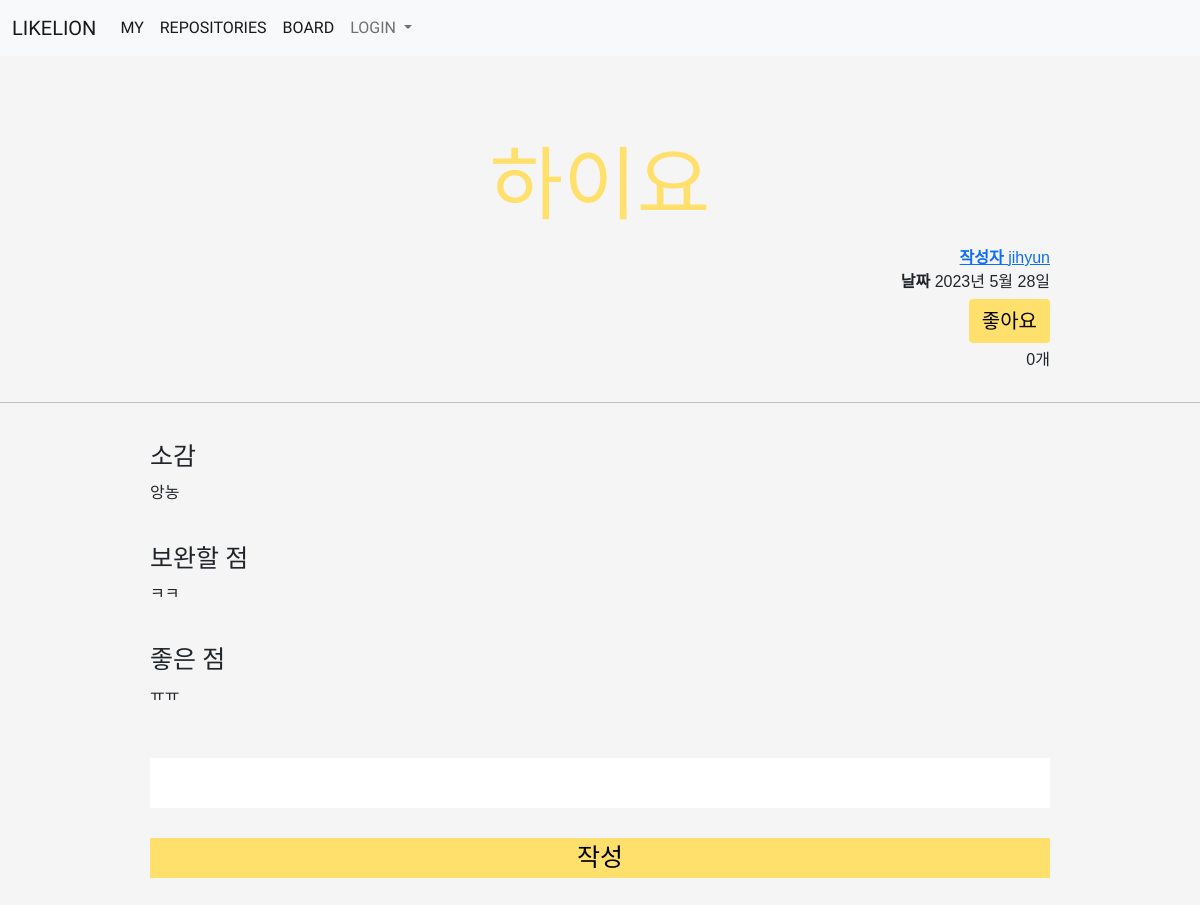
The app's page /1, older data.
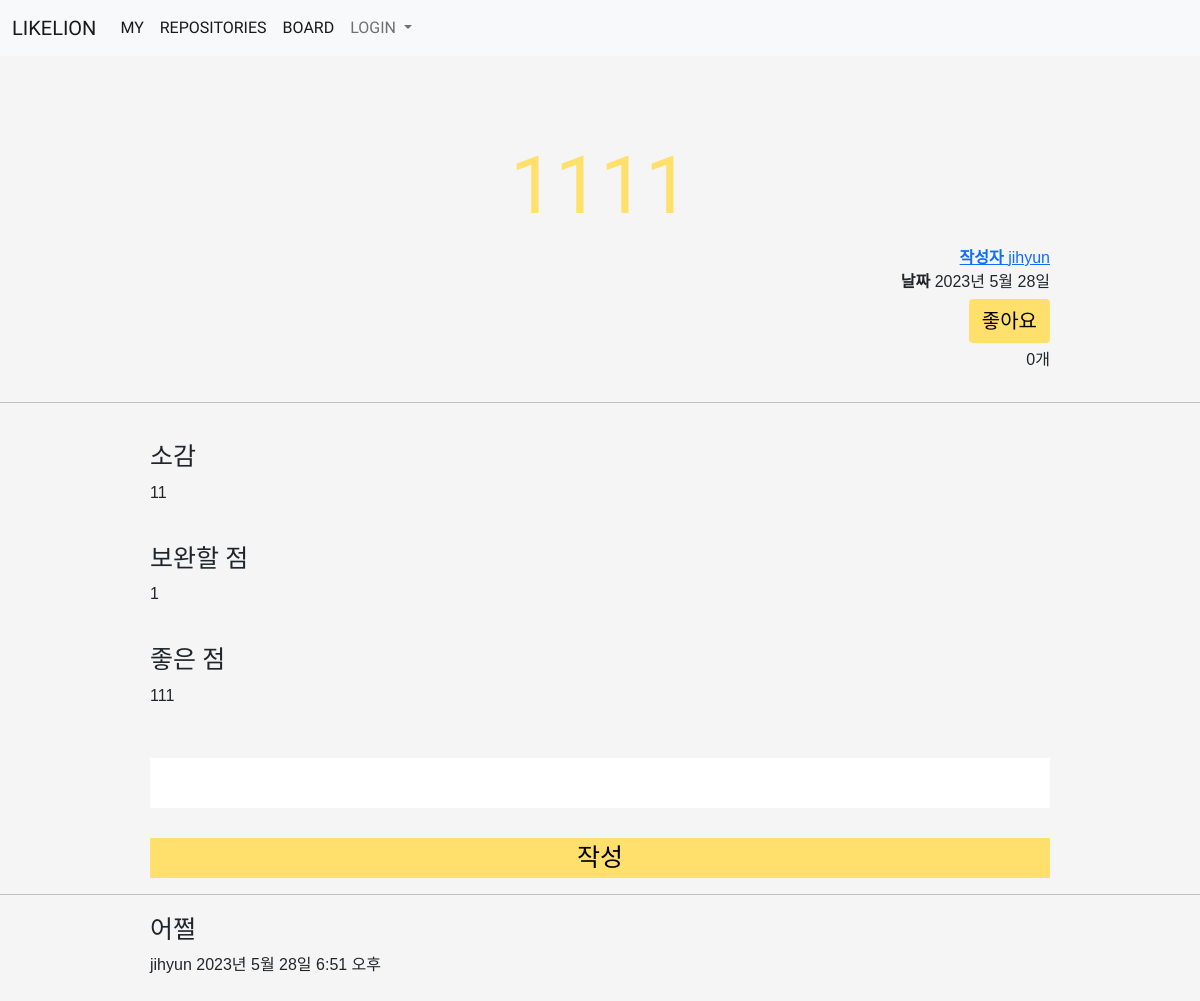
The same page, newer data.
### main/models.py (models this page shows, shortened)
class Post(models.Model):
    title = models.CharField(max_length=100)
    writer = models.ForeignKey(User, null=False, blank=False, on_delete=models.CASCADE)
    pub_date = models.DateField()
    body = models.TextField()
    feedback = models.TextField()
    good_point = models.TextField()
    image = models.ImageField(upload_to="post/", blank=True, null=True)
    like = models.ManyToManyField(User, related_name='likes', blank=True)
    like_count = models.PositiveIntegerField(default=0)

class Comment(models.Model):
    content = models.TextField()
    pub_date = models.DateTimeField()
    writer = models.ForeignKey(User, null=False, blank=False, on_delete=models.CASCADE)
    post = models.ForeignKey(Post, null=False, blank=False, on_delete=models.CASCADE)

### main/views.py (the view, shortened to what this page needs)
# urls.py: path('<int:id>', postdetailpage, name="postdetailpage"),
def postdetailpage(request, id):
    post = get_object_or_404(Post, pk = id)
    if request.method == 'GET':
        comments = Comment.objects.filter(post=post)
        return render(request, 'main/postdetail.html', {
            'post':post,
            'comments':comments,
        })

### main/templates/main/postdetail.html (shortened to what this page needs)
{% extends 'base.html' %} {% load static %} {% block content %}
<div class="postdetail">
    <div class="posttitle">{{post.title}}</div>
    <div class="postcontent">
        <div class="postcontentinfo">
            {% if post.writer %}
            <a href="{% url 'user:mypage' post.writer.id %}"><b>작성자 </b>{{post.writer}}</a><br />
            {% else %}
            <b>작성자 </b>알 수 없음 <br>
            {% endif %}
            <b>날짜 </b>{{post.pub_date}} <br>
            <div class="like">
                <a class="btn" href="{% url 'main:likes' post.id %}">
                    {% if user in post.like.all %}
                    취소
                    {% else %}
                    좋아요
                    {% endif %}
                </a>
            </div>
            {{post.like_count}}개
        </div>
        <hr />
        <div class="postcontenttitle">소감</div>
        <div class="postcontentcontent">{{post.body}}</div>
        <div class="postcontenttitle">보완할 점</div>
        <div class="postcontentcontent">{{post.feedback}}</div>
        <div class="postcontenttitle">좋은 점</div>
        <div class="postcontentcontent">{{post.good_point}}</div>
    </div>
    <div class="comment_container">
        <div class="buttons">
            <form method="post" href="{% url 'main:postdetailpage' post.id %}">
                <input class="inputcontent" type="text" name="content" />
                <button class="submit" type="submit">작성</button>
            </form>
        </div>
    </div>
    <div class="comment_list">
        {% for comment in comments %}
        <hr>
        <div class="commentcontent">{{comment.content}}</div>
        <div class="commentdetail">{{comment.writer}}  {{comment.pub_date}}</div>
        {% endfor %}
    </div>
</div>
{% endblock %}

Row changes from the older to the newer data that the page shows:
changed Post "jihyun": title "하이요" → "1111"; body "앙농" → "11"; feedback "ㅋㅋ" → "1"; good_point "ㅠㅠ" → "111"
added Comment: content "어쩔", writer "jihyun", pub_date "2023년 5월 28일 6:51 오후"
